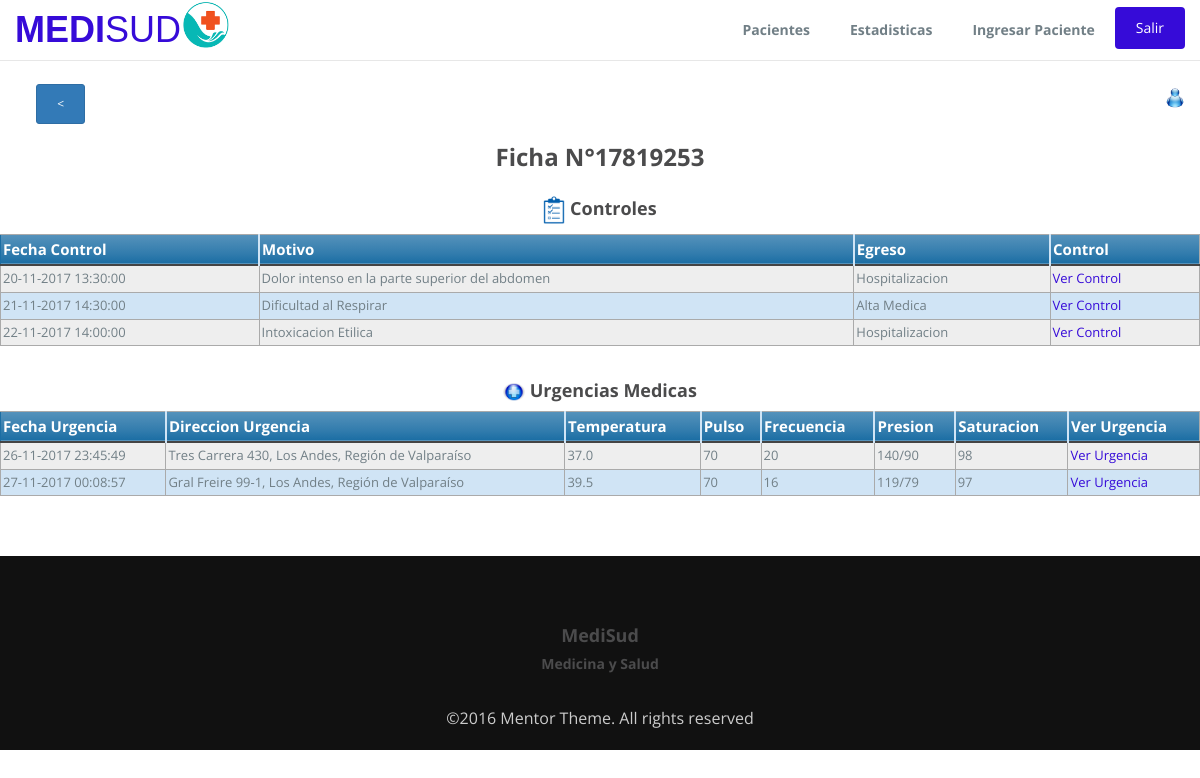
Page /controles.php?rut=17819253 on the committed database.
### tables this page shows
CREATE TABLE `control` (
  `Registro` int(6) NOT NULL,
  `Rut` int(8) NOT NULL,
  `motivo` varchar(200) NOT NULL,
  `fecha` varchar(20) NOT NULL,
  `diagnostico` varchar(50) NOT NULL,
  `complemento` text NOT NULL,
  `procedimiento` text NOT NULL,
  `indicacion` text NOT NULL,
  `egreso` varchar(20) NOT NULL
);

CREATE TABLE `urgencia` (
  `codUrgencia` int(5) NOT NULL,
  `run` int(8) NOT NULL,
  `fecha` varchar(20) NOT NULL,
  `direccion` varchar(250) NOT NULL,
  `latitud` varchar(20) NOT NULL,
  `longitud` varchar(20) NOT NULL,
  `temperatura` decimal(3,1) DEFAULT NULL,
  `pulso` int(3) DEFAULT NULL,
  `frespiratorio` int(3) DEFAULT NULL,
  `presion` varchar(6) DEFAULT NULL,
  `saturacion` int(3) DEFAULT NULL,
  `acciones` text NOT NULL
);

### controles.php (the view, shortened to what this page needs)
<!DOCTYPE html>
<html lang="en">
  <head>
    <link rel="stylesheet" type="text/css" href="css/font-awesome.min.css">
    <link rel="stylesheet" type="text/css" href="css/bootstrap.min.css">
    <link rel="stylesheet" type="text/css" href="css/imagehover.min.css">
    <link rel="stylesheet" type="text/css" href="css/style.css">
    <link rel="stylesheet" type="text/css" href="css/tabla.css">
  </head>
  <body>
    <nav class="navbar navbar-default navbar-fixed-top">
      <div class="container">
        <div class="navbar-header">
            <a class="navbar-brand" href="acceso.php">MEDI<span>SUD</span></a><img src="img/logo2.png" width="50" />
        </div>
        <div class="collapse navbar-collapse" id="myNavbar">
        <ul class="nav navbar-nav navbar-right">
            <li><a href="pacientes.php">Pacientes</a></li>
            <li><a href="estadisticas.php">Estadisticas</a></li>
            <li><a href="formPac.php">Ingresar Paciente</a></li>
            <li>
                <form action="controles.php" method="post">
                  <button type="submit" class="btn btn-green btn-block btn-flat" name="salir" style="margin-top:10%">Salir</button>
                </form>
          </li>
        </ul>
        </div>
      </div>
    </nav>
    <section id ="feature" class="section-padding">
        <div class="container">
            <div class="row" style="text-align: right">
              <?php
                $rut=$_GET['rut'];
                require 'conexion.php';
                $s="SELECT CodRFID FROM paciente WHERE Rut=$rut";
                $r=$conn->query($s);
                $row=$r->fetch_assoc();
                echo '<br><div class="row">
                    <div class="col-md-1">
                        <a href="ficha.php?tag='.$row['CodRFID'].'"><button type="submit" class="btn btn-primary btn-xs"> < </button></a>
                    </div>
                    <div class="col-md-11">
                        <p style="text-align:right"><img src="img/blue.png" width="20" />'.$_SESSION['nombre'].'</p>
                    </div>
                </div>';
              ?>
          </div>
            <div class="row">
            <?php
                require 'conexion.php';
                $sql="SELECT *FROM control WHERE Rut=$rut";
                $result=$conn->query($sql);
                if($result->num_rows>0){
                    echo '<div class="row">
                                <div class="header-section text-center">
                                    <h2>Ficha N°'. $rut.'</h2>
                                    <h4><img src="img/control.png" width="22"> Controles</h4>
                                </div>
                                <div class="feature-info">
                                <table class="pacientes">
                                <thead>
                                <tr>
                                <th>Fecha Control</th>
                                <th>Motivo</th>
                                <th>Egreso</th>
                                <th>Control</th>
                                </tr>
                                </thead>
                                <tbody>';
                    while($row = $result->fetch_assoc()){
                        echo'<tr>
                                <td>'. $row['fecha'] . '</td>
                                <td>'. $row['motivo'].'</td>
                                <td>'.$row['egreso'].'</td>
                                <td>'. "<a href = 'verControl.php?rut=" . $row["Rut"]. '&registro='. $row["Registro"]."'>Ver Control </a>".'</td>
                            </tr>';
                    }
                    echo '</tbody></table>'
                        . '</div>
                        </div>';
                }else{
                    echo '<div style="text-align:center" ><h2>No hay controles registrados</h2></div>';
                }
            echo '</div>
                        <div class="row">';
                $sql1="SELECT *FROM urgencia WHERE run=".$rut;
                $result1=$conn->query($sql1);
                if($result1->num_rows>0){
                    echo '<br><div class="row">
                                <div class="header-section text-center">
                                    <h4><img src="img/urgencia.png" width="22"> Urgencias Medicas</h4>
                                </div>
                                <div class="feature-info">
                                <table class="pacientes">
                                <thead>
                                <tr>
                                <th>Fecha Urgencia</th>
                                <th>Direccion Urgencia</th>
                                <th>Temperatura</th>
                                <th>Pulso</th>
                                <th>Frecuencia</th>
                                <th>Presion</th>
                                <th>Saturacion</th>
                                <th>Ver Urgencia</th>
                                </tr>
                                </thead>
                                <tbody>';
                    while($row = $result1->fetch_assoc()){
                        echo'<tr>
                                <td>'. $row['fecha'] . '</td>
                                <td>'. $row['direccion'].'</td>
                                <td>'.$row['temperatura'].'</td>
                                <td>'. $row['pulso'] . '</td>
                                <td>'. $row['frespiratorio'].'</td>
                                <td>'.$row['presion'].'</td>
                                <td>'. $row['saturacion'] . '</td>
                                <td>'. "<a href = 'verUrgencia.php?run=" . $rut. '& codUrgencia='. $row["codUrgencia"]."'>Ver Urgencia </a>".'</td>
                            </tr>';
                    }
                    echo '</tbody></table>'
                        . '</div>
                        </div>';
                }else{
                    echo '<div style="text-align:center" ><h2>No hay urgencias medicas registradas.</h2></div>';
                }
            ?>
            </div>
        </div>
    </section>
    <footer id="footer" class="footer">
      <div class="container text-center">
      <h4>MediSud</h4>
      <h5>Medicina y Salud</h5>
      <br>©2016 Mentor Theme. All rights reserved
      </div>
    </footer>
  </body>
</html>

### css/style.css (style rules this page uses)
body { font-size: 15px; line-height: 1.52; color: #717f86; font-size: 16px; font-family: 'Open Sans', sans-serif; font-weight: 400; }
ol, ul { list-style: none; }
table { border-collapse: collapse; border-spacing: 0; }
.section-padding { padding: 60px 0px; }
h1, h2, h3, h4, h5, h6 { font-family: Open Sans, sans-serif; font-weight: 700; color: #4B4B4C; }
a { color: #360bd8; }
.navbar-default .navbar-brand { color: #360bd8; }
.navbar-default { background-color: #ffffff; }
.navbar-default .navbar-nav > li > a { color: #717f86; font-size: 14px; font-weight: 700; }
.navbar-nav > li > a { padding: 0px; margin: 10px 5px; padding: 10px 15px; }
.navbar-default .navbar-brand { font-family: 'Dosis', sans-serif !important; font-weight: 700; text-transform: uppercase; padding: 0px; height: inherit; font-size: 36px; margin: 20px 0px; }
.navbar-default .navbar-brand span { font-weight: 100 !important; }
.navbar { margin-bottom: 0px; }
h2 { font-size: 24px; padding-bottom: 15px; }
.footer { padding: 60px 0 20px; background: #111; color: #ccc; }
.btn { padding: 10px 20px; }
.btn-green, .btn-green:hover { background-color: #360bd8; color: #fff; }

### css/tabla.css (style rules this page uses)
table.pacientes { border: 1px solid #1C6EA4; background-color: #EEEEEE; width: 100%; text-align: left; border-collapse: collapse; }
table.pacientes td, table.pacientes th { border: 1px solid #AAAAAA; padding: 3px 2px; }
table.pacientes tbody td { font-size: 13px; }
table.pacientes tr:nth-child(even) { background: #D0E4F5; }
table.pacientes thead { background: #1C6EA4; background: -moz-linear-gradient(top, #5592bb 0%, #327cad 66%, #1C6EA4 100%); background: -webkit-linear-gradient(top, #5592bb 0%, #327cad 66%, #1C6EA4 100%); background: linear-gradient(to bottom, #5592bb 0%, #327cad 66%, #1C6EA4 100%); border-bottom: 2px solid #444444; }
table.pacientes thead th { font-size: 15px; font-weight: bold; color: #FFFFFF; border-left: 2px solid #D0E4F5; }
table.pacientes thead th:first-child { border-left: none; }

### rows in the picture
control: fecha "20-11-2017 13:30:00", motivo "Dolor intenso en la parte superior del abdomen", egreso "Hospitalizacion"
control: fecha "21-11-2017 14:30:00", motivo "Dificultad al Respirar", egreso "Alta Medica"
control: fecha "22-11-2017 14:00:00", motivo "Intoxicacion Etilica", egreso "Hospitalizacion"
urgencia: fecha "26-11-2017 23:45:49", direccion "Tres Carrera 430, Los Andes, Región de Valparaíso", temperatura "37.0", pulso "70", frespiratorio "20", presion "140/90", saturacion "98"
urgencia: fecha "27-11-2017 00:08:57", direccion "Gral Freire 99-1, Los Andes, Región de Valparaíso", temperatura "39.5", pulso "70", frespiratorio "16", presion "119/79", saturacion "97"

### other values in the picture
$rut "17819253"
